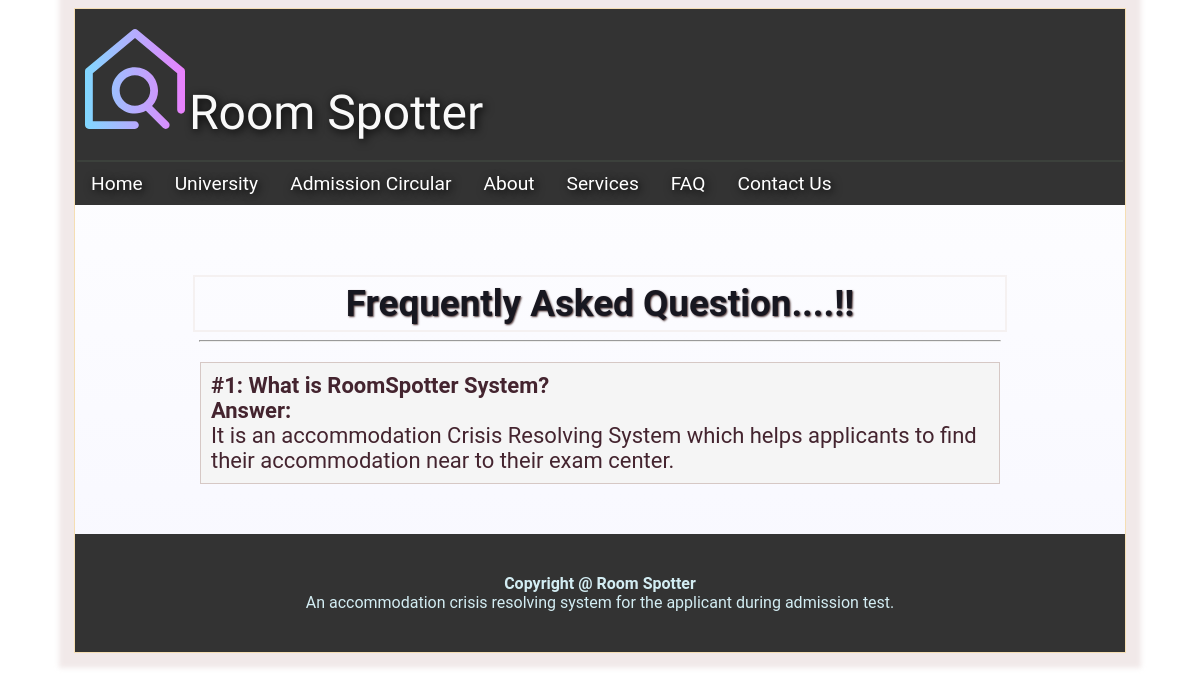
/faq/faq.php, run on an earlier commit of the app's database.
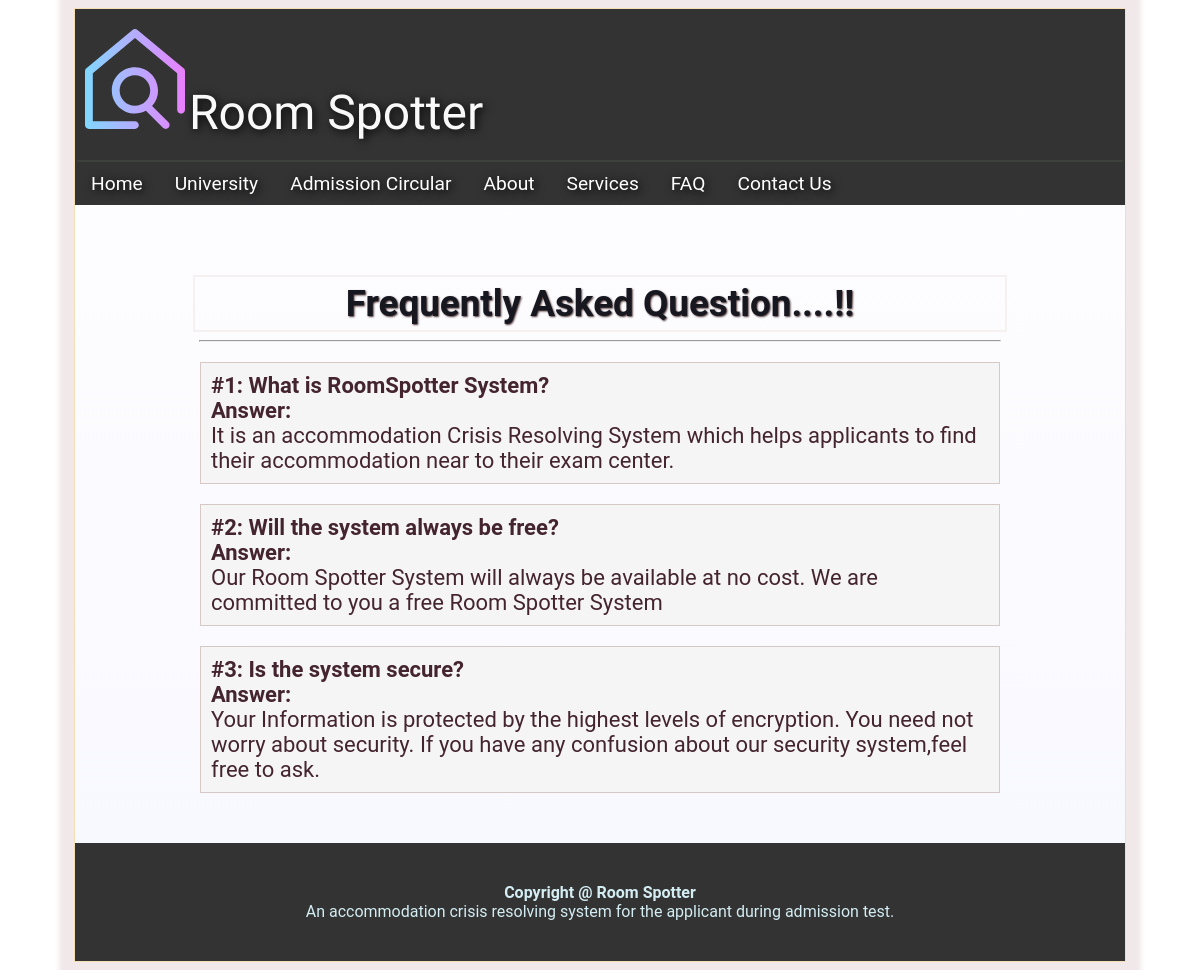
And on a later commit of the database.
### tables this page shows
CREATE TABLE `faq` (
  `faq_id` int(11) NOT NULL,
  `question` varchar(1000) NOT NULL,
  `solution` varchar(5000) NOT NULL
);

### faq/faq.php (the view, shortened to what this page needs)
<?php session_start();
include_once '../config.php';
?>
<html>
<head>
   <?php include_once '../include/head.php' ?>
</head>
<body>
   <div class="wrapper">
      <?php
         if(isset($_SESSION['applicants_id']))
         {
            include_once '../include/applicants_banner_nav.php';
         }
         else if(isset($_SESSION['providers_id'])){
            include_once '../include/providers_banner_nav.php';
         }
         else if(isset($_SESSION['admin_id'])){
            include '../include/admin_banner_nav.php';
         }
         else{
            include_once '../include/banner_nav.php';
         }
      ?>
      <div class="body-content">
      <center>
            <div class="box1" style="width: 800px;">
               <div class="heading3" style="font-size: 2.3em;">Frequently Asked Question....!!</div>
            </div>
         </center>
         <hr style='width:800px;'>
            <?php
   $sql = "select * from faq";
   $display = mysqli_query($conn, $sql);
   while ($row = mysqli_fetch_assoc($display)) {
      $faq_id = $row['faq_id'];
      $question = $row['question'];
      $solution = $row['solution'];
      echo "<table border=1 style='border-collapse: collapse;'>
               <tr>
               <td>
               <div style='font-size: 1.1em;'>
               <b>#$faq_id:&nbsp;$question</b><br>
               <b>Answer:</b><br>$solution
               </div>
               </td>
               </tr>
               </table>
      ";
   }
   ?>
      </div>
      <?php include_once '../include/footer.php' ?>
   </div>
</body>
</html>

### include/head.php (shortened to what this page needs)
<link rel="stylesheet" type="text/css" href="../style.css" />
<link rel="stylesheet" href="https://cdnjs.cloudflare.com/ajax/libs/font-awesome/4.7.0/css/font-awesome.min.css">

### include/banner_nav.php (shortened to what this page needs)
<div class="header-part">
   <img src="../assets/logo.svg" height="100" width="100" style="padding-left: 10px;" />&nbsp;<font
      style="font-family: 'Righteous', cursive; font-size: 3em;">Room Spotter</font>
      <br><br>
   <hr class="headerLine">
   <div class="navigation-bar">
      <ul>
         <li><a href="../index.php">Home</a></a></li>
         <li class="dropdown">
            <a class="dropbtn" href="#">University</a>
         </li>
         <li><a href="../news/news.php">Admission Circular</a></a></li>
         <li><a href="../about/about.php">About</a></a></li>
         <li><a href="../service/service.php">Services</a></a></li>
         <li><a href="../faq/faq.php">FAQ</a></a></li>
         <li><a href="../contact/contact.php">Contact Us</a></a></li>
      </ul>
   </div>
</div>

### include/footer.php
<div class="footer">
      <b>Copyright @ Room Spotter </b><br>
      An accommodation crisis resolving system for the applicant during admission test.
</div>

### style.css (style rules this page uses)
body { font-family: 'Roboto', sans-serif; background-color: #fff; }
.wrapper { width: 1050px; margin: 0 auto; border: 1px solid wheat; background: linear-gradient(white,rgb(247, 247, 255)); box-shadow: 0 0 5px 15px rgba(221, 199, 199, 0.4); }
.footer { margin-top: 50px; background-color: #333; font-family: 'Roboto', sans-serif; color: #d3edf3; text-align: center; padding-top: 40px; padding-bottom: 40px; }
.header-part { background-color: #333; color: #f9f9f9; padding-top: 20px; text-shadow: 2px 2px 10px black; margin-bottom: 10px; }
ul { margin: 0; padding: 0; overflow: hidden; background: #333; width: 100%; }
ul li { float:left; list-style-type: none; }
ul li a { color:#fff; text-decoration:none; text-transform: capitalize; padding: 10px 16px; display: inline-block; font-size: 1.2em; }
.heading3 { font-size: 1.6em; text-align: center; font-family: 'Roboto', sans-serif; font-weight: bold; text-shadow: 1px 1px 2px rgb(75, 51, 51); color: rgb(23, 23, 32); }
.box1 { margin-top: 30px; border: 2px solid rgb(245, 241, 241); display: inline-block; text-align: center; padding: 5px; }
table { font-family: 'Roboto', sans-serif; border: collapse; padding: 10; font-size: 20px; color: rgb(68, 36, 47); }
a { color: rgb(19, 71, 95); }
.headerLine { border: 1px solid rgb(60, 65, 60); width: 99.5%; margin: 0px auto; }
.body-content { padding-top: 30px; }

### faq/faq.php (style rules this page uses)
table { width: 800px; margin: 20px auto; table-layout: auto; border-collapse: collapse; }
th, td { padding: 10px; border: solid 1px #D6C8C5; background-color: #f5f5f5; }

What changed in the data, as far as the page shows it:
added faq: faq_id "2", question "Will the system always be free?", solution "Our Room Spotter System will always be available at no cost. We are committed to you a free Room Spotter System"
added faq: faq_id "3", question "Is the system secure?", solution "Your Information is protected by the highest levels of encryption. You need not worry about security. If you have any confusion about our security system,feel free to ask."
